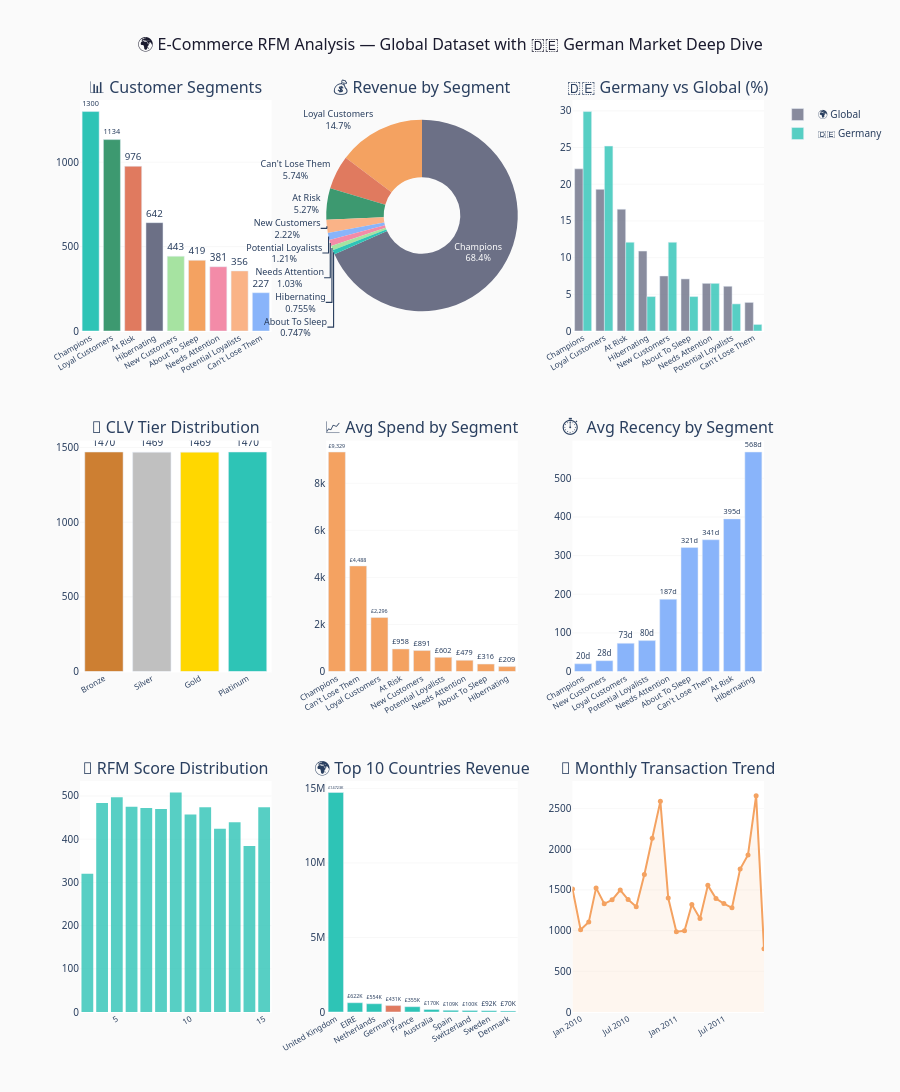

Notebook code for this chart:
### Code cell
# ══════════════════════════════════════════════════════
# PROFESSIONAL ADDITION: INTERACTIVE PLOTLY DASHBOARD
# A full interactive summary dashboard in the notebook
# ══════════════════════════════════════════════════════
from plotly.subplots import make_subplots
import plotly.graph_objects as go

print("🚀 Building Interactive Summary Dashboard...")

# ── Create subplot layout ─────────────────────────────
fig = make_subplots(
    rows=3, cols=3,
    subplot_titles=(
        '📊 Customer Segments',
        '💰 Revenue by Segment',
        '🇩🇪 Germany vs Global (%)',
        '💎 CLV Tier Distribution',
        '📈 Avg Spend by Segment',
        '⏱️  Avg Recency by Segment',
        '🔵 RFM Score Distribution',
        '🌍 Top 10 Countries Revenue',
        '📅 Monthly Transaction Trend'
    ),
    specs=[
        [{'type':'bar'}, {'type':'pie'}, {'type':'bar'}],
        [{'type':'bar'}, {'type':'bar'}, {'type':'bar'}],
        [{'type':'histogram'}, {'type':'bar'}, {'type':'scatter'}]
    ],
    vertical_spacing=0.12,
    horizontal_spacing=0.08
)

COLORS_LIST = ['#2EC4B6','#3D9970','#E07A5F','#6C7086',
               '#A6E3A1','#F4A261','#F38BA8','#FAB387',
               '#89B4FA']

# ── Chart 1: Segment Bar Chart ────────────────────────
seg_counts = rfm['Segment'].value_counts()
fig.add_trace(go.Bar(
    x=seg_counts.index,
    y=seg_counts.values,
    marker_color=COLORS_LIST[:len(seg_counts)],
    showlegend=False,
    text=seg_counts.values,
    textposition='outside'
), row=1, col=1)

# ── Chart 2: Revenue Pie Chart ────────────────────────
seg_rev = rfm.groupby('Segment')['Monetary'].sum()
fig.add_trace(go.Pie(
    labels=seg_rev.index,
    values=seg_rev.values.round(0),
    hole=0.4,
    marker_colors=COLORS_LIST,
    showlegend=False,
    textinfo='label+percent',
    textfont_size=9
), row=1, col=2)

# ── Chart 3: Germany vs Global Comparison ─────────────
global_s = (rfm['Segment'].value_counts()/len(rfm)*100).round(1)
german_s = (rfm_germany['Segment'].value_counts()/len(rfm_germany)*100).round(1)
all_segs = global_s.index.tolist()

fig.add_trace(go.Bar(
    name='🌍 Global', x=all_segs,
    y=[global_s.get(s, 0) for s in all_segs],
    marker_color='#6C7086', showlegend=True,
    opacity=0.8
), row=1, col=3)
fig.add_trace(go.Bar(
    name='🇩🇪 Germany', x=all_segs,
    y=[german_s.get(s, 0) for s in all_segs],
    marker_color='#2EC4B6', showlegend=True,
    opacity=0.8
), row=1, col=3)

# ── Chart 4: CLV Tier Distribution ────────────────────
clv_counts = rfm['CLV_Tier'].value_counts().sort_index()
clv_colors_map = {
    'Bronze':'#CD7F32', 'Silver':'#C0C0C0',
    'Gold':'#FFD700',   'Platinum':'#2EC4B6'
}
fig.add_trace(go.Bar(
    x=clv_counts.index.astype(str),
    y=clv_counts.values,
    marker_color=[clv_colors_map.get(str(t), '#888')
                  for t in clv_counts.index],
    showlegend=False,
    text=clv_counts.values,
    textposition='outside'
), row=2, col=1)

# ── Chart 5: Avg Spend by Segment ─────────────────────
avg_spend = rfm.groupby('Segment')['Monetary'].mean().sort_values(ascending=False)
fig.add_trace(go.Bar(
    x=avg_spend.index,
    y=avg_spend.values.round(0),
    marker_color='#F4A261',
    showlegend=False,
    text=[f'£{v:,.0f}' for v in avg_spend.values],
    textposition='outside',
    textfont_size=8
), row=2, col=2)

# ── Chart 6: Avg Recency by Segment ───────────────────
avg_rec = rfm.groupby('Segment')['Recency'].mean().sort_values()
fig.add_trace(go.Bar(
    x=avg_rec.index,
    y=avg_rec.values.round(0),
    marker_color='#89B4FA',
    showlegend=False,
    text=[f'{v:.0f}d' for v in avg_rec.values],
    textposition='outside',
    textfont_size=8
), row=2, col=3)

# ── Chart 7: RFM Total Score Histogram ────────────────
fig.add_trace(go.Histogram(
    x=rfm['RFM_Total'],
    nbinsx=13,
    marker_color='#2EC4B6',
    opacity=0.8,
    showlegend=False
), row=3, col=1)

# ── Chart 8: Top 10 Countries by Revenue ─────────────
top_countries_rev = df_clean.groupby('Country')['TotalPrice'] \
    .sum().sort_values(ascending=False).head(10)
fig.add_trace(go.Bar(
    x=top_countries_rev.index,
    y=top_countries_rev.values.round(0),
    marker_color=['#E07A5F' if c == 'Germany'
                  else '#2EC4B6'
                  for c in top_countries_rev.index],
    showlegend=False,
    text=[f'£{v/1000:.0f}K' for v in top_countries_rev.values],
    textposition='outside',
    textfont_size=8
), row=3, col=2)

# ── Chart 9: Monthly Transaction Trend ───────────────
monthly = df_clean.groupby(
    df_clean['InvoiceDate'].dt.to_period('M')
)['Invoice'].nunique()
monthly.index = monthly.index.astype(str)

fig.add_trace(go.Scatter(
    x=monthly.index,
    y=monthly.values,
    mode='lines+markers',
    line=dict(color='#F4A261', width=2),
    marker=dict(size=5),
    showlegend=False,
    fill='tozeroy',
    fillcolor='rgba(244,162,97,0.1)'
), row=3, col=3)

# ── Final layout ──────────────────────────────────────
fig.update_layout(
    title=dict(
        text='🌍 E-Commerce RFM Analysis — Global Dataset with 🇩🇪 German Market Deep Dive',
        font=dict(size=16, color='#1a1a2e'),
        x=0.5
    ),
    height=1100,
    plot_bgcolor='white',
    paper_bgcolor='#fafafa',
    barmode='group',
    font=dict(family='Segoe UI', size=10),
)

# Clean up axes
fig.update_xaxes(tickangle=-30, tickfont_size=8)
fig.update_yaxes(gridcolor='#f0f0f0', gridwidth=0.5)

fig.show()
print("✅ Interactive dashboard rendered!")
print("💡 Tip: Hover over any chart to see exact values!")
print("💡 Tip: Click legend items to show/hide series!")

### Figure 1 — Plotly figure (JSON) as saved in the notebook; plotly's stock layout.template omitted (floating-point values rounded to 4 significant figures; data arrays with more than 128 entries replaced by an {"elided": "..."} marker saying what was removed)
{"data": [{"marker": {"color": ["#2EC4B6", "#3D9970", "#E07A5F", "#6C7086", "#A6E3A1", "#F4A261", "#F38BA8", "#FAB387", "#89B4FA"]}, "showlegend": false, "text": [1300.0, 1134.0, 976.0, 642.0, 443.0, 419.0, 381.0, 356.0, 227.0], "textposition": "outside", "type": "bar", "x": ["Champions", "Loyal Customers", "At Risk", "Hibernating", "New Customers", "About To Sleep", "Needs Attention", "Potential Loyalists", "Can't Lose Them"], "xaxis": "x", "y": [1300, 1134, 976, 642, 443, 419, 381, 356, 227], "yaxis": "y"}, {"domain": {"x": [0.36, 0.64], "y": [0.7467, 1]}, "hole": 0.4, "labels": ["About To Sleep", "At Risk", "Can't Lose Them", "Champions", "Hibernating", "Loyal Customers", "Needs Attention", "New Customers", "Potential Loyalists"], "marker": {"colors": ["#2EC4B6", "#3D9970", "#E07A5F", "#6C7086", "#A6E3A1", "#F4A261", "#F38BA8", "#FAB387", "#89B4FA"]}, "showlegend": false, "textfont": {"size": 9}, "textinfo": "label+percent", "type": "pie", "values": [132600.0, 935200.0, 1019000.0, 12130000.0, 134000.0, 2603000.0, 182500.0, 394600.0, 214400.0]}, {"marker": {"color": "#6C7086"}, "name": "🌍 Global", "opacity": 0.8, "showlegend": true, "type": "bar", "x": ["Champions", "Loyal Customers", "At Risk", "Hibernating", "New Customers", "About To Sleep", "Needs Attention", "Potential Loyalists", "Can't Lose Them"], "xaxis": "x2", "y": [22.1, 19.3, 16.6, 10.9, 7.5, 7.1, 6.5, 6.1, 3.9], "yaxis": "y2"}, {"marker": {"color": "#2EC4B6"}, "name": "🇩🇪 Germany", "opacity": 0.8, "showlegend": true, "type": "bar", "x": ["Champions", "Loyal Customers", "At Risk", "Hibernating", "New Customers", "About To Sleep", "Needs Attention", "Potential Loyalists", "Can't Lose Them"], "xaxis": "x2", "y": [29.9, 25.2, 12.1, 4.7, 12.1, 4.7, 6.5, 3.7, 0.9], "yaxis": "y2"}, {"marker": {"color": ["#CD7F32", "#C0C0C0", "#FFD700", "#2EC4B6"]}, "showlegend": false, "text": [1470.0, 1469.0, 1469.0, 1470.0], "textposition": "outside", "type": "bar", "x": ["Bronze", "Silver", "Gold", "Platinum"], "xaxis": "x3", "y": [1470, 1469, 1469, 1470], "yaxis": "y3"}, {"marker": {"color": "#F4A261"}, "showlegend": false, "text": ["£9,329", "£4,488", "£2,296", "£958", "£891", "£602", "£479", "£316", "£209"], "textfont": {"size": 8}, "textposition": "outside", "type": "bar", "x": ["Champions", "Can't Lose Them", "Loyal Customers", "At Risk", "New Customers", "Potential Loyalists", "Needs Attention", "About To Sleep", "Hibernating"], "xaxis": "x4", "y": [9329.0, 4488.0, 2296.0, 958.0, 891.0, 602.0, 479.0, 316.0, 209.0], "yaxis": "y4"}, {"marker": {"color": "#89B4FA"}, "showlegend": false, "text": ["20d", "28d", "73d", "80d", "187d", "321d", "341d", "395d", "568d"], "textfont": {"size": 8}, "textposition": "outside", "type": "bar", "x": ["Champions", "New Customers", "Loyal Customers", "Potential Loyalists", "Needs Attention", "About To Sleep", "Can't Lose Them", "At Risk", "Hibernating"], "xaxis": "x5", "y": [20.0, 28.0, 73.0, 80.0, 187.0, 321.0, 341.0, 395.0, 568.0], "yaxis": "y5"}, {"marker": {"color": "#2EC4B6"}, "nbinsx": 13, "opacity": 0.8, "showlegend": false, "type": "histogram", "x": {"elided": "5878 int values"}, "xaxis": "x6", "yaxis": "y6"}, {"marker": {"color": ["#2EC4B6", "#2EC4B6", "#2EC4B6", "#E07A5F", "#2EC4B6", "#2EC4B6", "#2EC4B6", "#2EC4B6", "#2EC4B6", "#2EC4B6"]}, "showlegend": false, "text": ["£14723K", "£622K", "£554K", "£431K", "£355K", "£170K", "£109K", "£100K", "£92K", "£70K"], "textfont": {"size": 8}, "textposition": "outside", "type": "bar", "x": ["United Kingdom", "EIRE", "Netherlands", "Germany", "France", "Australia", "Spain", "Switzerland", "Sweden", "Denmark"], "xaxis": "x7", "y": [14720000.0, 621600.0, 554200.0, 431300.0, 355300.0, 170000.0, 109200.0, 100400.0, 91550.0, 69860.0], "yaxis": "y7"}, {"fill": "tozeroy", "fillcolor": "rgba(244,162,97,0.1)", "line": {"color": "#F4A261", "width": 2}, "marker": {"size": 5}, "mode": "lines+markers", "showlegend": false, "type": "scatter", "x": ["2009-12", "2010-01", "2010-02", "2010-03", "2010-04", "2010-05", "2010-06", "2010-07", "2010-08", "2010-09", "2010-10", "2010-11", "2010-12", "2011-01", "2011-02", "2011-03", "2011-04", "2011-05", "2011-06", "2011-07", "2011-08", "2011-09", "2011-10", "2011-11", "2011-12"], "xaxis": "x8", "y": [1512, 1011, 1104, 1524, 1329, 1377, 1497, 1381, 1293, 1689, 2133, 2587, 1400, 987, 997, 1321, 1149, 1555, 1393, 1331, 1280, 1755, 1929, 2657, 778], "yaxis": "y8"}], "layout": {"annotations": [{"font": {"size": 16}, "showarrow": false, "text": "📊 Customer Segments", "x": 0.14, "xanchor": "center", "xref": "paper", "y": 1, "yanchor": "bottom", "yref": "paper"}, {"font": {"size": 16}, "showarrow": false, "text": "💰 Revenue by Segment", "x": 0.5, "xanchor": "center", "xref": "paper", "y": 1, "yanchor": "bottom", "yref": "paper"}, {"font": {"size": 16}, "showarrow": false, "text": "🇩🇪 Germany vs Global (%)", "x": 0.86, "xanchor": "center", "xref": "paper", "y": 1, "yanchor": "bottom", "yref": "paper"}, {"font": {"size": 16}, "showarrow": false, "text": "💎 CLV Tier Distribution", "x": 0.14, "xanchor": "center", "xref": "paper", "y": 0.6267, "yanchor": "bottom", "yref": "paper"}, {"font": {"size": 16}, "showarrow": false, "text": "📈 Avg Spend by Segment", "x": 0.5, "xanchor": "center", "xref": "paper", "y": 0.6267, "yanchor": "bottom", "yref": "paper"}, {"font": {"size": 16}, "showarrow": false, "text": "⏱️  Avg Recency by Segment", "x": 0.86, "xanchor": "center", "xref": "paper", "y": 0.6267, "yanchor": "bottom", "yref": "paper"}, {"font": {"size": 16}, "showarrow": false, "text": "🔵 RFM Score Distribution", "x": 0.14, "xanchor": "center", "xref": "paper", "y": 0.2533, "yanchor": "bottom", "yref": "paper"}, {"font": {"size": 16}, "showarrow": false, "text": "🌍 Top 10 Countries Revenue", "x": 0.5, "xanchor": "center", "xref": "paper", "y": 0.2533, "yanchor": "bottom", "yref": "paper"}, {"font": {"size": 16}, "showarrow": false, "text": "📅 Monthly Transaction Trend", "x": 0.86, "xanchor": "center", "xref": "paper", "y": 0.2533, "yanchor": "bottom", "yref": "paper"}], "barmode": "group", "font": {"family": "Segoe UI", "size": 10}, "height": 1100, "paper_bgcolor": "#fafafa", "plot_bgcolor": "white", "title": {"font": {"color": "#1a1a2e", "size": 16}, "text": "🌍 E-Commerce RFM Analysis — Global Dataset with 🇩🇪 German Market Deep Dive", "x": 0.5}, "xaxis": {"anchor": "y", "domain": [0, 0.28], "tickangle": -30, "tickfont": {"size": 8}}, "xaxis2": {"anchor": "y2", "domain": [0.72, 1], "tickangle": -30, "tickfont": {"size": 8}}, "xaxis3": {"anchor": "y3", "domain": [0, 0.28], "tickangle": -30, "tickfont": {"size": 8}}, "xaxis4": {"anchor": "y4", "domain": [0.36, 0.64], "tickangle": -30, "tickfont": {"size": 8}}, "xaxis5": {"anchor": "y5", "domain": [0.72, 1], "tickangle": -30, "tickfont": {"size": 8}}, "xaxis6": {"anchor": "y6", "domain": [0, 0.28], "tickangle": -30, "tickfont": {"size": 8}}, "xaxis7": {"anchor": "y7", "domain": [0.36, 0.64], "tickangle": -30, "tickfont": {"size": 8}}, "xaxis8": {"anchor": "y8", "domain": [0.72, 1], "tickangle": -30, "tickfont": {"size": 8}}, "yaxis": {"anchor": "x", "domain": [0.7467, 1], "gridcolor": "#f0f0f0", "gridwidth": 0.5}, "yaxis2": {"anchor": "x2", "domain": [0.7467, 1], "gridcolor": "#f0f0f0", "gridwidth": 0.5}, "yaxis3": {"anchor": "x3", "domain": [0.3733, 0.6267], "gridcolor": "#f0f0f0", "gridwidth": 0.5}, "yaxis4": {"anchor": "x4", "domain": [0.3733, 0.6267], "gridcolor": "#f0f0f0", "gridwidth": 0.5}, "yaxis5": {"anchor": "x5", "domain": [0.3733, 0.6267], "gridcolor": "#f0f0f0", "gridwidth": 0.5}, "yaxis6": {"anchor": "x6", "domain": [0, 0.2533], "gridcolor": "#f0f0f0", "gridwidth": 0.5}, "yaxis7": {"anchor": "x7", "domain": [0, 0.2533], "gridcolor": "#f0f0f0", "gridwidth": 0.5}, "yaxis8": {"anchor": "x8", "domain": [0, 0.2533], "gridcolor": "#f0f0f0", "gridwidth": 0.5}}}
